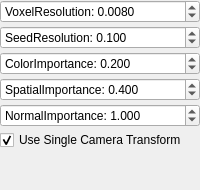
        <widget class="QWidget" name="SupervoxelClustering">
         <layout class="QVBoxLayout" name="verticalLayout_8">
          <property name="spacing">
           <number>3</number>
          </property>
          <property name="leftMargin">
           <number>0</number>
          </property>
          <property name="topMargin">
           <number>0</number>
          </property>
          <property name="rightMargin">
           <number>0</number>
          </property>
          <property name="bottomMargin">
           <number>0</number>
          </property>
          <item>
           <widget class="QDoubleSpinBox" name="dspin_voxelresolution">
            <property name="sizePolicy">
             <sizepolicy hsizetype="Ignored" vsizetype="Fixed">
              <horstretch>0</horstretch>
              <verstretch>0</verstretch>
             </sizepolicy>
            </property>
            <property name="maximumSize">
             <size>
              <width>16777215</width>
              <height>24</height>
             </size>
            </property>
            <property name="toolTip">
             <string>Set the resolution of the octree voxels</string>
            </property>
            <property name="prefix">
             <string>VoxelResolution: </string>
            </property>
            <property name="decimals">
             <number>4</number>
            </property>
            <property name="maximum">
             <double>99999.000000000000000</double>
            </property>
            <property name="value">
             <double>0.008000000000000</double>
            </property>
           </widget>
          </item>
          <item>
           <widget class="QDoubleSpinBox" name="dspin_seedresolution">
            <property name="sizePolicy">
             <sizepolicy hsizetype="Ignored" vsizetype="Fixed">
              <horstretch>0</horstretch>
              <verstretch>0</verstretch>
             </sizepolicy>
            </property>
            <property name="maximumSize">
             <size>
              <width>16777215</width>
              <height>24</height>
             </size>
            </property>
            <property name="toolTip">
             <string>Set the resolution of the octree seed voxels</string>
            </property>
            <property name="prefix">
             <string>SeedResolution: </string>
            </property>
            <property name="decimals">
             <number>3</number>
            </property>
            <property name="value">
             <double>0.100000000000000</double>
            </property>
           </widget>
          </item>
          <item>
           <widget class="QDoubleSpinBox" name="dspin_colorimportance">
            <property name="sizePolicy">
             <sizepolicy hsizetype="Ignored" vsizetype="Fixed">
              <horstretch>0</horstretch>
              <verstretch>0</verstretch>
             </sizepolicy>
            </property>
            <property name="maximumSize">
             <size>
              <width>16777215</width>
              <height>24</height>
             </size>
            </property>
            <property name="toolTip">
             <string>Set the importance of color for supervoxels</string>
            </property>
            <property name="prefix">
             <string>ColorImportance: </string>
            </property>
            <property name="decimals">
             <number>3</number>
            </property>
            <property name="value">
             <double>0.200000000000000</double>
            </property>
           </widget>
          </item>
          <item>
           <widget class="QDoubleSpinBox" name="dspin_spatialmportance">
            <property name="sizePolicy">
             <sizepolicy hsizetype="Ignored" vsizetype="Fixed">
              <horstretch>0</horstretch>
              <verstretch>0</verstretch>
             </sizepolicy>
            </property>
            <property name="maximumSize">
             <size>
              <width>16777215</width>
              <height>24</height>
             </size>
            </property>
            <property name="toolTip">
             <string>Set the importance of spatial distance for supervoxels</string>
            </property>
            <property name="prefix">
             <string>SpatialImportance: </string>
            </property>
            <property name="decimals">
             <number>3</number>
            </property>
            <property name="value">
             <double>0.400000000000000</double>
            </property>
           </widget>
          </item>
          <item>
           <widget class="QDoubleSpinBox" name="dspin_normallmportance">
            <property name="sizePolicy">
             <sizepolicy hsizetype="Ignored" vsizetype="Fixed">
              <horstretch>0</horstretch>
              <verstretch>0</verstretch>
             </sizepolicy>
            </property>
            <property name="maximumSize">
             <size>
              <width>16777215</width>
              <height>24</height>
             </size>
            </property>
            <property name="toolTip">
             <string>Set the importance of scalar normal product for supervoxels</string>
            </property>
            <property name="prefix">
             <string>NormalImportance: </string>
            </property>
            <property name="decimals">
             <number>3</number>
            </property>
            <property name="value">
             <double>1.000000000000000</double>
            </property>
           </widget>
          </item>
          <item>
           <widget class="QCheckBox" name="check_transform">
            <property name="sizePolicy">
             <sizepolicy hsizetype="Ignored" vsizetype="Fixed">
              <horstretch>0</horstretch>
              <verstretch>0</verstretch>
             </sizepolicy>
            </property>
            <property name="toolTip">
             <string>&lt;html&gt;&lt;head/&gt;&lt;body&gt;&lt;p&gt;Set whether or not to use the single camera transform&lt;/p&gt;&lt;p&gt;note :By default it will be used for organized clouds, but not for unorganized - this parameter will override that behavior&lt;/p&gt;&lt;p&gt;The single camera transform scales bin size so that it increases exponentially with depth (z dimension).&lt;/p&gt;&lt;p&gt;This is done to account for the decreasing point density found with depth when using an RGB-D camera.&lt;/p&gt;&lt;p&gt;Without the transform, beyond a certain depth adjacency of voxels breaks down unless the voxel size is set to a large value.&lt;/p&gt;&lt;p&gt;Using the transform allows preserving detail up close, while allowing adjacency at distance.&lt;/p&gt;&lt;p&gt;The specific transform used here is: x /= z; y /= z; z = ln(z);&lt;/p&gt;&lt;p&gt;This transform is applied when calculating the octree bins in OctreePointCloudAdjacency&lt;/p&gt;&lt;/body&gt;&lt;/html&gt;</string>
            </property>
            <property name="text">
             <string>Use Single Camera Transform</string>
            </property>
            <property name="checked">
             <bool>true</bool>
            </property>
           </widget>
          </item>
          <item>
           <spacer name="verticalSpacer_7">
            <property name="orientation">
             <enum>Qt::Vertical</enum>
            </property>
            <property name="sizeHint" stdset="0">
             <size>
              <width>20</width>
              <height>40</height>
             </size>
            </property>
           </spacer>
          </item>
         </layout>
        </widget>
